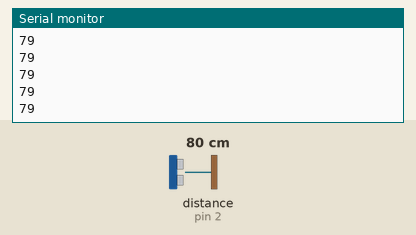
Bench run of a sketch on a simulated Arduino Uno, built with avr-gcc and run on an emulated ATmega328P. Parts: the last lines printed to the serial monitor. The inputs (shaded band) are chosen by the test bench; at power-on: distance to the obstacle (sensor on pin 2) 80 cm. The echo pulse lasts 58.3 µs per cm.

Above: at 1.2 s.
1.3 s: distance to the obstacle (sensor on pin 2) set to 2 cm
At 1.8 s:
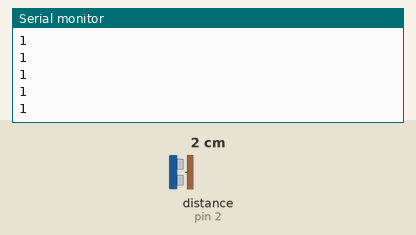
2.8 s: distance to the obstacle (sensor on pin 2) set to 4 cm
At 3.6 s:
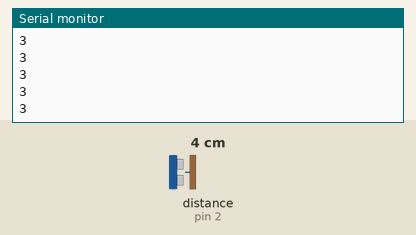
Timing chart, 0 to 5.8 s (numbered marks = the images above; inputs shaded):
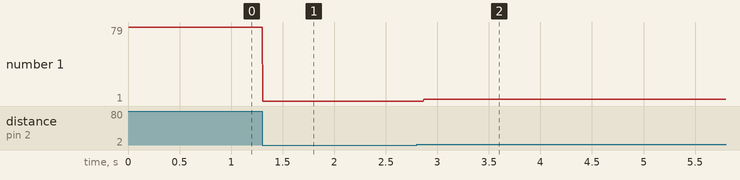

The sketch:

ultrasonic.ino
```cpp
int triggerpin = 1;
int echopin = 2;
int distance, t;

void setup(){
  Serial.begin(9600);
  pinMode(triggerpin, OUTPUT); //TO ULTRA SONIC SENSOR
  pinMode(echopin, INPUT);   //FORM ULTRA SONIC SENSOR
}

void loop(){
  digitalWrite(triggerpin, LOW);
  delayMicroseconds(2);
  digitalWrite(triggerpin, HIGH);
  delayMicroseconds(10);
  digitalWrite(triggerpin, LOW);


  digitalRead(echopin);

  t = pulseIn(echopin, HIGH);

  distance = t*(0.034)/2;
  Serial.println(distance);
}
```

Measured:
- after the input at 1.3 s, the serial monitor: prints a new line at once (image 1)
- after the input at 2.8 s, the serial monitor: prints a new line after 0.07 s (image 2)
- plotted number 1: 79 → 1 after the input at 1.3 s, 1 → 3 after the input at 2.8 s
